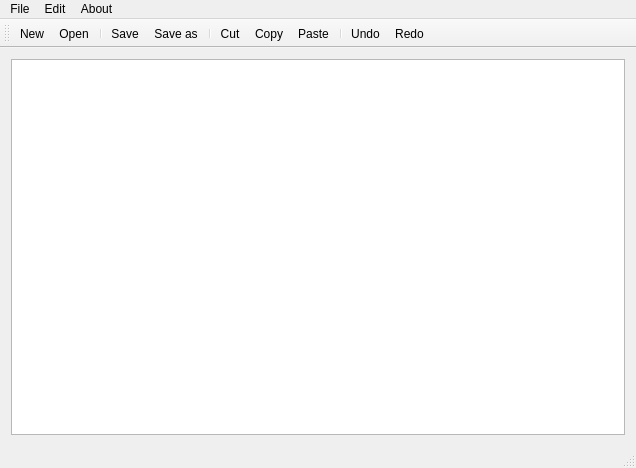
<?xml version="1.0" encoding="UTF-8"?>
<ui version="4.0">
 <class>MainWindow</class>
 <widget class="QMainWindow" name="MainWindow">
  <property name="geometry">
   <rect>
    <x>0</x>
    <y>0</y>
    <width>636</width>
    <height>468</height>
   </rect>
  </property>
  <property name="windowTitle">
   <string>MainWindow</string>
  </property>
  <widget class="QWidget" name="centralWidget">
   <layout class="QHBoxLayout" name="horizontalLayout">
    <item>
     <widget class="QTextEdit" name="blankSpace">
      <property name="font">
       <font>
        <family>Calibri</family>
        <pointsize>14</pointsize>
       </font>
      </property>
      <property name="html">
       <string>&lt;!DOCTYPE HTML PUBLIC &quot;-//W3C//DTD HTML 4.0//EN&quot; &quot;http://www.w3.org/TR/REC-html40/strict.dtd&quot;&gt;
&lt;html&gt;&lt;head&gt;&lt;meta name=&quot;qrichtext&quot; content=&quot;1&quot; /&gt;&lt;style type=&quot;text/css&quot;&gt;
p, li { white-space: pre-wrap; }
&lt;/style&gt;&lt;/head&gt;&lt;body style=&quot; font-family:'Calibri'; font-size:14pt; font-weight:400; font-style:normal;&quot;&gt;
&lt;p style=&quot;-qt-paragraph-type:empty; margin-top:0px; margin-bottom:0px; margin-left:0px; margin-right:0px; -qt-block-indent:0; text-indent:0px; font-family:'MS Shell Dlg 2'; font-size:8.25pt;&quot;&gt;&lt;br /&gt;&lt;/p&gt;&lt;/body&gt;&lt;/html&gt;</string>
      </property>
     </widget>
    </item>
   </layout>
  </widget>
  <widget class="QMenuBar" name="menuBar">
   <property name="geometry">
    <rect>
     <x>0</x>
     <y>0</y>
     <width>636</width>
     <height>21</height>
    </rect>
   </property>
   <widget class="QMenu" name="menuFile">
    <property name="title">
     <string>File</string>
    </property>
    <addaction name="actionNew"/>
    <addaction name="actionOpen"/>
    <addaction name="separator"/>
    <addaction name="actionSave"/>
    <addaction name="actionSave_as"/>
   </widget>
   <widget class="QMenu" name="menuEdit">
    <property name="title">
     <string>Edit</string>
    </property>
    <addaction name="actionCut"/>
    <addaction name="actionCopy"/>
    <addaction name="actionPaste"/>
    <addaction name="separator"/>
    <addaction name="actionRedo"/>
    <addaction name="actionUndo"/>
   </widget>
   <widget class="QMenu" name="menuAbout">
    <property name="title">
     <string>About</string>
    </property>
    <addaction name="actionInformation"/>
   </widget>
   <addaction name="menuFile"/>
   <addaction name="menuEdit"/>
   <addaction name="menuAbout"/>
  </widget>
  <widget class="QToolBar" name="mainToolBar">
   <attribute name="toolBarArea">
    <enum>TopToolBarArea</enum>
   </attribute>
   <attribute name="toolBarBreak">
    <bool>false</bool>
   </attribute>
   <addaction name="actionNew"/>
   <addaction name="actionOpen"/>
   <addaction name="separator"/>
   <addaction name="actionSave"/>
   <addaction name="actionSave_as"/>
   <addaction name="separator"/>
   <addaction name="actionCut"/>
   <addaction name="actionCopy"/>
   <addaction name="actionPaste"/>
   <addaction name="separator"/>
   <addaction name="actionUndo"/>
   <addaction name="actionRedo"/>
  </widget>
  <widget class="QStatusBar" name="statusBar"/>
  <action name="actionNew">
   <property name="icon">
    <iconset resource="resources.qrc">
     <normaloff>:/res/Images/add.png</normaloff>:/res/Images/add.png</iconset>
   </property>
   <property name="text">
    <string>New</string>
   </property>
  </action>
  <action name="actionOpen">
   <property name="icon">
    <iconset resource="resources.qrc">
     <normaloff>:/res/Images/application_add.png</normaloff>:/res/Images/application_add.png</iconset>
   </property>
   <property name="text">
    <string>Open</string>
   </property>
  </action>
  <action name="actionSave">
   <property name="icon">
    <iconset resource="resources.qrc">
     <normaloff>:/res/Images/save.png</normaloff>:/res/Images/save.png</iconset>
   </property>
   <property name="text">
    <string>Save</string>
   </property>
  </action>
  <action name="actionSave_as">
   <property name="icon">
    <iconset resource="resources.qrc">
     <normaloff>:/res/Images/page_save.png</normaloff>:/res/Images/page_save.png</iconset>
   </property>
   <property name="text">
    <string>Save as</string>
   </property>
  </action>
  <action name="actionCut">
   <property name="icon">
    <iconset resource="resources.qrc">
     <normaloff>:/res/Images/cut.png</normaloff>:/res/Images/cut.png</iconset>
   </property>
   <property name="text">
    <string>Cut</string>
   </property>
  </action>
  <action name="actionCopy">
   <property name="icon">
    <iconset resource="resources.qrc">
     <normaloff>:/res/Images/page_copy.png</normaloff>:/res/Images/page_copy.png</iconset>
   </property>
   <property name="text">
    <string>Copy</string>
   </property>
  </action>
  <action name="actionPaste">
   <property name="icon">
    <iconset resource="resources.qrc">
     <normaloff>:/res/Images/paste_plain.png</normaloff>:/res/Images/paste_plain.png</iconset>
   </property>
   <property name="text">
    <string>Paste</string>
   </property>
  </action>
  <action name="actionRedo">
   <property name="icon">
    <iconset resource="resources.qrc">
     <normaloff>:/res/Images/arrow_redo.png</normaloff>:/res/Images/arrow_redo.png</iconset>
   </property>
   <property name="text">
    <string>Redo</string>
   </property>
  </action>
  <action name="actionUndo">
   <property name="icon">
    <iconset resource="resources.qrc">
     <normaloff>:/res/Images/arrow_undo.png</normaloff>:/res/Images/arrow_undo.png</iconset>
   </property>
   <property name="text">
    <string>Undo</string>
   </property>
  </action>
  <action name="actionInformation">
   <property name="icon">
    <iconset resource="resources.qrc">
     <normaloff>:/res/Images/information.png</normaloff>:/res/Images/information.png</iconset>
   </property>
   <property name="text">
    <string>Information</string>
   </property>
  </action>
 </widget>
 <layoutdefault spacing="6" margin="11"/>
 <resources>
  <include location="resources.qrc"/>
 </resources>
 <connections/>
</ui>
